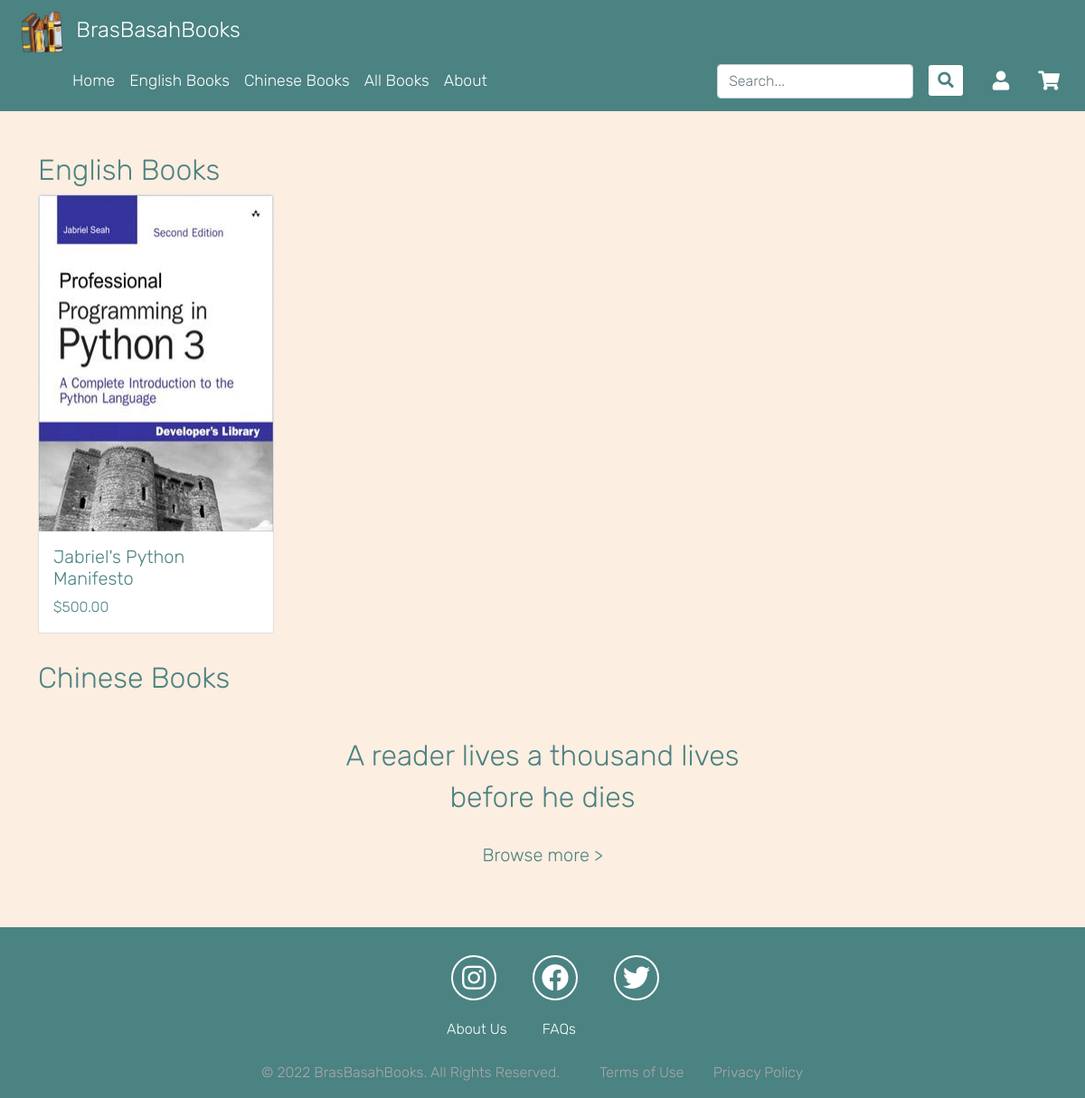
The page / on the database its author committed.
### tables this page shows
CREATE TABLE Books (
    book_id TEXT NOT NULL,
    language TEXT NOT NULL,
    genre TEXT NOT NULL,
    title TEXT NOT NULL,
    stock INTEGER NOT NULL,
    price INTEGER NOT NULL,
    author TEXT NOT NULL,
    description TEXT NOT NULL,
    cover_img TEXT NOT NULL,
    PRIMARY KEY (book_id)
);

### __init__.py (the view)
@app.route("/")
@limiter.limit("10/second", override_defaults=False)
def home():
    english_books_data = dbf.retrieve_books_by_language("English")
    chinese_books_data = dbf.retrieve_books_by_language("Chinese")
    english = [Book(*data) for data in english_books_data]
    chinese = [Book(*data) for data in chinese_books_data]
    return render_template("home.html", english=english, chinese=chinese)  # optional: books_list=books_list

### Book.py (called while the page is built)
    @property
    def cover_img(self):
        return BOOK_IMG_UPLOAD_FOLDER + self._cover_img

### __init__.py (called while the page is built, shortened)
def get_user():
    user_session = retrieve_user_session(request)

@app.before_request
def before_request():
    flask_global.user = get_user()  # Get user

### db_fetch/book.py (called while the page is built)
def retrieve_books_by_language(book_language):
    return retrieve_db("Books", language=book_language)

### db_fetch/general.py (called while the page is built)
def execute_db(query: str, parameters, fetchone=False) -> Union[list[tuple], tuple, None]:
    assert query.strip().endswith(";"), 'Must end SQL query with ";"'
    with closing(sqlite3.connect(DATABASE)) as connection:
        with connection:
            cursor = connection.cursor()
            retrieved = cursor.execute(query, parameters)
            if fetchone:
                data = retrieved.fetchone()
            else:
                data = retrieved.fetchall()
            return data
    raise RuntimeError("Unknown critical error!")

### session_handler/UserSession.py (called while the page is built)
def retrieve_user_session(request) -> Union[UserSession, None]:
    return _gcv(request, USER_SESSION_NAME)

### session_handler/session_handler.py (called while the page is built)
def retrieve_session(session:str) -> Union[Any, None]:
    if session:  # If session is not empty
        try:
            values = session.encode().split(_SEPARATOR)
            a = digest(_SECRET_KEY, values[0], "sha256")
            b = b64decode(values[-1])
            if compare_digest(a, b):
                return loads(b64decode(values[0]))
        except Exception:
            return None

def get_cookie_value(request, name:str) -> Union[Any, None]:
    return retrieve_session(request.cookies.get(name))

### templates/home.html (shortened to what this page needs)
{% extends "base.html" %}
{% block stylesheets %}
<link rel="stylesheet" href="/static/css/home.css">
{% endblock %}
{% block content %}
    <h2 class="booklang">English Books</h2>
    <div class="row justify-content-center">
      <div class="col-12">
        <div class="row row-cols-2 row-cols-md-4 g-4">
          {% for book in english %}
          <div class="col">
            <a href="{{ url_for('book_info', book_id=book.book_id) }}">
                <div class="card h-100">
                <img src="{{ book.cover_img }}" class="card-img-top" alt="{{ book.title }}" width="259" height="371.56">
                <div class="card-body">
                <h5 class="card-title">{{ book.title }}</h5>
                <p class="card-text">${{ "%.2f"|format(book.price|float) }}</p>
                </div>
                </div>
            </a>
          </div>
          {% endfor %}
        </div>
      </div>
    </div>
    <h2 class="booklang">Chinese Books</h2>
    <div class="home_quote">
      <h2>A reader lives a thousand lives</h2>
      <h2>before he dies</h2><br>
      <h5 title="View All Books"><a href="{{ url_for("books", sort_this="all") }}">Browse more ></a></h5>
    </div>
{% endblock %}

### static/css/standard.css (style rules this page uses)
html { scroll-behavior: smooth; }
body { background-color: #FCEEE0; font-family: Rubik, Tahoma, sans-serif; color: #4b8282; overflow-x: hidden; }

### static/css/home.css (style rules this page uses)
a { text-decoration: none; color: #4b8282; }
.home_quote { margin-top: 40px; text-align: center; }
.home_quote a { color: #4b8282; }
.home_quote h5 { padding-bottom: 20px; }
.booklang { padding-top: 30px; }

### rows shown on the page
Books: cover_img (picture), title "Jabriel's Python Manifesto", price "500.00"
